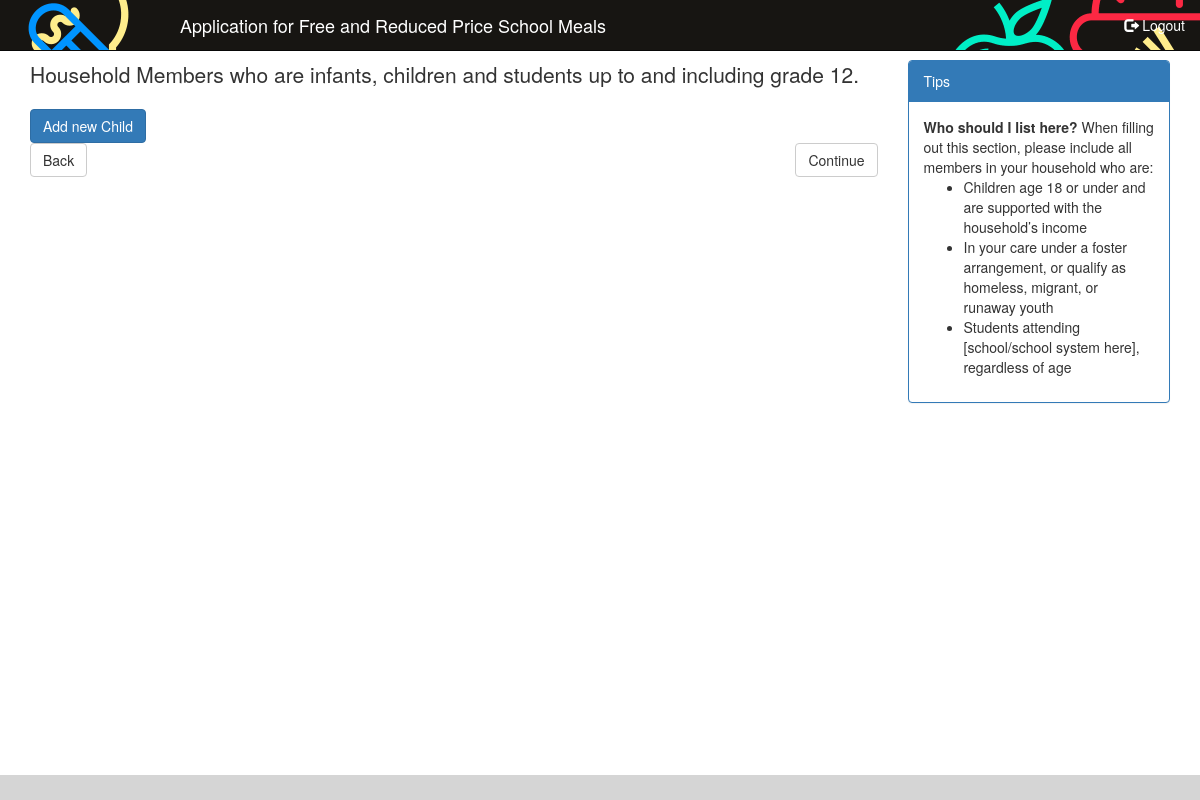
Before: /eat/app/children/ (signed in) with the older database file.
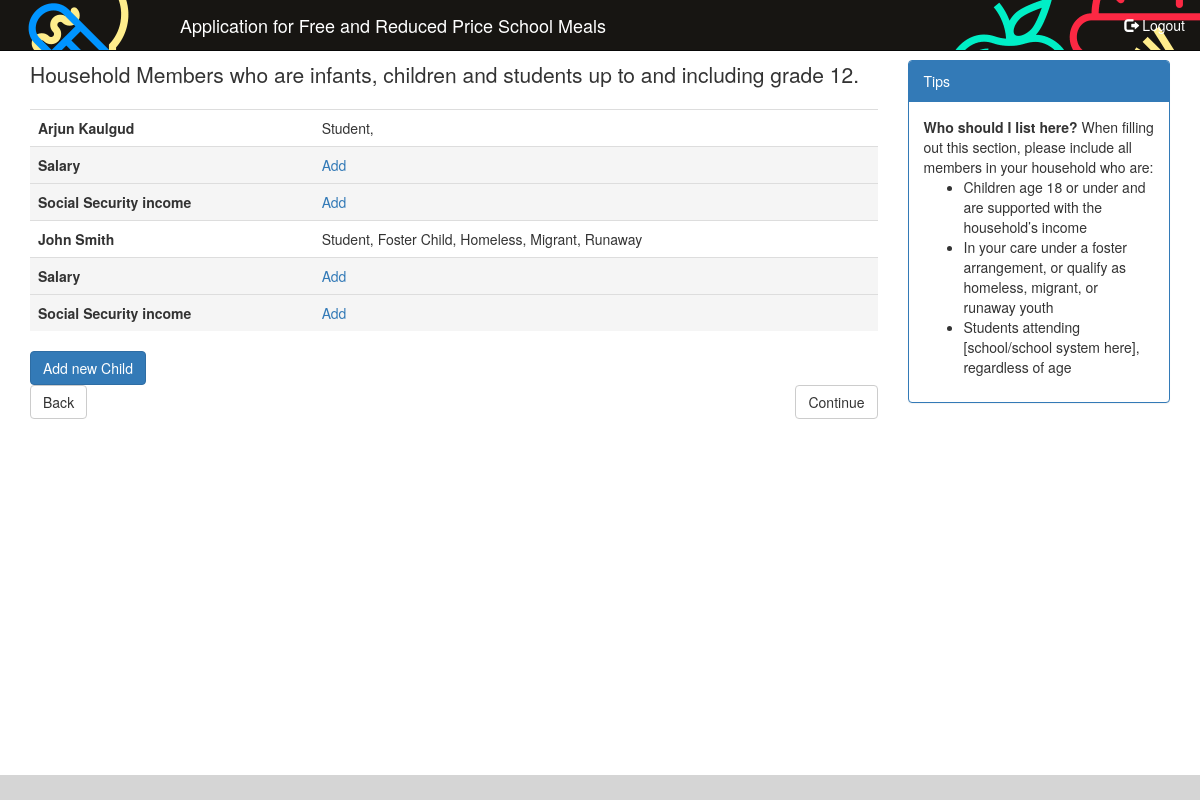
After: the same page with the newer database file.
### eat/models.py (models this page shows)
class Child(models.Model):
    children = models.Manager()
    application = models.ForeignKey(Application, on_delete=models.CASCADE)
    first_name = models.CharField(max_length=25,
                                  verbose_name='First Name')
    last_name = models.CharField(max_length=25,
                                 verbose_name='Last Name')
    middle_name = models.CharField(max_length=25,
                                   verbose_name='Middle Name',
                                   blank=True,
                                   null=True)
    is_student = models.BooleanField(verbose_name='Is Student')
    foster_child = models.BooleanField(verbose_name='Is Foster Child')
    hmr = models.BooleanField(verbose_name='Homeless, Migrant, Runaway')
    salary = models.DecimalField(verbose_name='Salary',
                                 decimal_places=2,
                                 max_digits=8,
                                 help_text='Salary or Wages from a Job',
                                 blank=True,
                                 null=True)
    salary_frequency = models.IntegerField(choices=PAY_FREQUENCIES,
                                           verbose_name='Frequency Of Salary',
                                           help_text='How often are earnings received',
                                           blank=True,
                                           null=True)
    ssi_disability = models.DecimalField(verbose_name='Social Security Income for Disability',
                                         decimal_places=2,
                                         max_digits=8,
                                         help_text='Social security income for childs blindness or disability',
                                         blank=True,
                                         null=True)
    ssi_disability_frequency = models.IntegerField(choices=PAY_FREQUENCIES,
                                                   verbose_name='Frequency Of Social Security Income for Disability',
                                                   help_text='How often are earnings received',
                                                   blank=True,
                                                   null=True)
    ssi_parent_disability = models.DecimalField(verbose_name='Social Security Income for Parents Disability',
                                                decimal_places=2,
                                                max_digits=8,
                                                help_text='Social security income received if parent is disabled/retired/deceased',
                                                blank=True,
                                                null=True)
    ssi_parent_disability_frequency = models.IntegerField(choices=PAY_FREQUENCIES,
                                                          verbose_name='Frequency Of Social Security Income for Parent Disabilty',
                                                          help_text='How often are earnings received',
                                                          blank=True,
                                                          null=True)
    spending_money_income = models.DecimalField(verbose_name='Spending Money Income',
                                                decimal_places=2,
                                                max_digits=8,
                                                help_text='Spending money received from a person outside the household',
                                                blank=True,
                                                null=True)
    spending_money_income_frequency = models.IntegerField(choices=PAY_FREQUENCIES,
                                                          verbose_name='Frequency Of Spending Money Income',
                                                          help_text='How often are earnings received',
                                                          blank=True,
                                                          null=True)
    other_friend_income = models.DecimalField(verbose_name='Other Regular Income From Friends',
                                              decimal_places=2,
                                              max_digits=8,
                                              blank=True,
                                              null=True)
    other_friend_income_frequency = models.IntegerField(choices=PAY_FREQUENCIES,
                                                        verbose_name='Frequency Of Other Regular Income From Friends',
                                                        help_text='How often are earnings received',
                                                        blank=True,
                                                        null=True)
    pension_income = models.DecimalField(verbose_name='Pension Income',
                                         decimal_places=2,
                                         max_digits=8,
                                         blank=True,
                                         null=True)
    pension_income_frequency = models.IntegerField(choices=PAY_FREQUENCIES,
                                                   verbose_name='Pension Income Frequency',
                                                   help_text='How often are earnings received',
                                                   blank=True,
                                                   null=True)
    annuity_income = models.DecimalField(verbose_name='Annuity Income',
                                         decimal_places=2,
                                         max_digits=8,
                                         blank=True,
                                         null=True)
    annuity_income_frequency = models.IntegerField(choices=PAY_FREQUENCIES,
                                                   verbose_name='Annuity Income Frequency',
                                                   help_text='How often are earnings received',
                                                   blank=True,
                                                   null=True)
    trust_income = models.DecimalField(verbose_name='Trust Income',
                                       decimal_places=2,
                                       max_digits=8,
                                       blank=True,
                                       null=True)
    trust_income_frequency = models.IntegerField(choices=PAY_FREQUENCIES,
                                                 verbose_name='Trust Income Frequency',
                                                 help_text='How often are earnings received',
                                                 blank=True,
                                                 null=True)
    other_income = models.DecimalField(verbose_name='Other Income',
                                       decimal_places=2,
                                       max_digits=8,
                                       help_text='Any other income',
                                       blank=True,
                                       null=True)
    other_income_frequency = models.IntegerField(choices=PAY_FREQUENCIES,
                                                 verbose_name='Other Income Frequency',
                                                 help_text='How often are earnings received',
                                                 blank=True,
                                                 null=True)

### eat/views.py (the view)
# urls.py: url(r'^app/children/(?P<child_id>[0-9]+)/salary', views.child_salary, name='child_salary'),
@login_required
def children(request):
    args = dict()
    app = AppUtil.get_by_user(user=request.user)
    c = Child.children.filter(application=app[0])
    args['app'] = app[0]
    args['children'] = c
    AppUtil.set_last_page(app[0], request.path_info)
    return render(request, "eat/application/child/children.html", args)

### eat/util.py (called while the page is built)
    @classmethod
    def get_by_user(self, user):
        app = Application.applications.filter(user=user.id)
        return app

    @classmethod
    def set_last_page(cls, app, path):
        app.last_page = resolve(path).url_name
        app.save()

### eat/templates/eat/application/child/children.html
{% extends "eat/application/base.html" %}
{% load staticfiles %}
{% block application_content_main %}
    <p class="lead">
        Household Members who are infants, children and students up to and including grade 12.
    </p>
    {% if children %}
        <table class="table">
        {% for child in children %}
            <tr>
                <th>{{ child.first_name }} {{ child.last_name }}</th>
                <td>
                    {% if child.is_student %} Student, {% endif %}
                    {% if child.foster_child %} Foster Child, {% endif %}
                    {% if child.hmr %} Homeless, Migrant, Runaway {% endif %}
                </td>
            </tr>
            {% if not child.application.assistance_program %}
                <tr class="active">
                    <th>Salary</th>
                    <td>
                        {% if child.salary %}
                            ${{ child.salary }}, {{ child.get_salary_frequency_display }}
                            <a href="{% url 'eat.views.child_salary'  child_id=child.id %}">Change</a>
                            {% else %}
                            <a href="{% url 'eat.views.child_salary'  child_id=child.id %}">Add</a>
                         {% endif %}
                    </td>
                </tr>
                <tr class="active">
                    <th>Social Security income</th>
                    <td>
                        {% if child.ssi_disability %}
                            ${{ child.ssi_disability }}, {{ child.get_ssi_disability_frequency_display }}
                            <a href="{% url 'eat.views.child_social_security_income'  child_id=child.id %}">Change</a>
                            {% else %}
                            <a href="{% url 'eat.views.child_social_security_income'  child_id=child.id %}">Add</a>
                         {% endif %}
                    </td>
                </tr>
            {% endif %}
        {% endfor %}
        </table>
    {% endif %}
    <a class="btn btn-primary" role="button" href="{% url 'eat.views.add_child' %}">Add new Child</a>
        <div>
            <a class="btn btn-default pull-left" role="button"
               href="{% url 'eat.views.assistance_program' %}">Back</a>
                <a class="btn btn-default pull-right" role="button"
                   {% if not app.assistance_program %}
                        href="{% url 'eat.views.adults' %}"
                   {% else %}
                        href="{% url 'eat.views.contact' %}"
                   {% endif %}
                   >Continue
                </a>
        </div>
{% endblock %}
{% block application_content_right %}
    <div class="panel panel-primary">
        <div class="panel-heading">
            Tips
        </div>
        <div class="panel-body">
            <strong>Who should I list here?</strong>
            When filling out this section, please include all members in your household who are:
            <ul>
                <li>Children age 18 or under and are supported with the household’s income</li>
                <li>In your care under a foster arrangement, or qualify as homeless, migrant, or runaway youth</li>
                <li>Students attending [school/school system here], regardless of age</li>
            </ul>
        </div>
    </div>
{% endblock %}

Changed rows visible on the page:
added Child: first_name "Arjun", last_name "Kaulgud", is_student "Student,", shows "Salary", shows "Add"
added Child: first_name "John", last_name "Smith", is_student "Student,", foster_child "Foster Child,", hmr "Homeless, Migrant, Runaway", shows "Salary", shows "Add"
